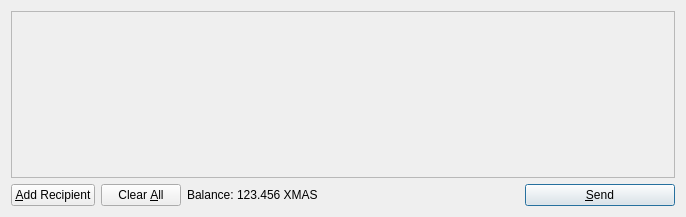
<?xml version="1.0" encoding="UTF-8"?>
<ui version="4.0">
 <class>SendCoinsDialog</class>
 <widget class="QDialog" name="SendCoinsDialog">
  <property name="geometry">
   <rect>
    <x>0</x>
    <y>0</y>
    <width>686</width>
    <height>217</height>
   </rect>
  </property>
  <property name="windowTitle">
   <string>Send Coins</string>
  </property>
  <layout class="QVBoxLayout" name="verticalLayout">
   <item>
    <widget class="QScrollArea" name="scrollArea">
     <property name="widgetResizable">
      <bool>true</bool>
     </property>
     <widget class="QWidget" name="scrollAreaWidgetContents">
      <property name="geometry">
       <rect>
        <x>0</x>
        <y>0</y>
        <width>666</width>
        <height>165</height>
       </rect>
      </property>
      <layout class="QVBoxLayout" name="verticalLayout_2">
       <property name="margin">
        <number>0</number>
       </property>
       <item>
        <layout class="QVBoxLayout" name="entries">
         <property name="spacing">
          <number>6</number>
         </property>
        </layout>
       </item>
       <item>
        <spacer name="verticalSpacer">
         <property name="orientation">
          <enum>Qt::Vertical</enum>
         </property>
         <property name="sizeHint" stdset="0">
          <size>
           <width>20</width>
           <height>40</height>
          </size>
         </property>
        </spacer>
       </item>
      </layout>
     </widget>
    </widget>
   </item>
   <item>
    <layout class="QHBoxLayout" name="horizontalLayout">
     <item>
      <widget class="QPushButton" name="addButton">
       <property name="toolTip">
        <string>Send to multiple recipients at once</string>
       </property>
       <property name="text">
        <string>&amp;Add Recipient</string>
       </property>
       <property name="icon">
        <iconset resource="../bitcoin.qrc">
         <normaloff>:/icons/add</normaloff>:/icons/add</iconset>
       </property>
       <property name="autoDefault">
        <bool>false</bool>
       </property>
      </widget>
     </item>
     <item>
      <widget class="QPushButton" name="clearButton">
       <property name="sizePolicy">
        <sizepolicy hsizetype="Minimum" vsizetype="Fixed">
         <horstretch>0</horstretch>
         <verstretch>0</verstretch>
        </sizepolicy>
       </property>
       <property name="toolTip">
        <string>Remove all transaction fields</string>
       </property>
       <property name="text">
        <string>Clear &amp;All</string>
       </property>
       <property name="icon">
        <iconset resource="../bitcoin.qrc">
         <normaloff>:/icons/remove</normaloff>:/icons/remove</iconset>
       </property>
       <property name="autoRepeatDelay">
        <number>300</number>
       </property>
       <property name="autoDefault">
        <bool>false</bool>
       </property>
      </widget>
     </item>
     <item>
      <layout class="QHBoxLayout" name="horizontalLayout_2">
       <property name="spacing">
        <number>3</number>
       </property>
       <item>
        <widget class="QLabel" name="label">
         <property name="text">
          <string>Balance:</string>
         </property>
        </widget>
       </item>
       <item>
        <widget class="QLabel" name="labelBalance">
         <property name="cursor">
          <cursorShape>IBeamCursor</cursorShape>
         </property>
         <property name="text">
          <string>123.456 XMAS</string>
         </property>
         <property name="textInteractionFlags">
          <set>Qt::LinksAccessibleByMouse|Qt::TextSelectableByKeyboard|Qt::TextSelectableByMouse</set>
         </property>
        </widget>
       </item>
      </layout>
     </item>
     <item>
      <spacer name="horizontalSpacer">
       <property name="orientation">
        <enum>Qt::Horizontal</enum>
       </property>
       <property name="sizeHint" stdset="0">
        <size>
         <width>40</width>
         <height>20</height>
        </size>
       </property>
      </spacer>
     </item>
     <item>
      <widget class="QPushButton" name="sendButton">
       <property name="minimumSize">
        <size>
         <width>150</width>
         <height>0</height>
        </size>
       </property>
       <property name="toolTip">
        <string>Confirm the send action</string>
       </property>
       <property name="text">
        <string>&amp;Send</string>
       </property>
       <property name="icon">
        <iconset resource="../bitcoin.qrc">
         <normaloff>:/icons/send</normaloff>:/icons/send</iconset>
       </property>
       <property name="default">
        <bool>true</bool>
       </property>
      </widget>
     </item>
    </layout>
   </item>
  </layout>
 </widget>
 <resources>
  <include location="../bitcoin.qrc"/>
 </resources>
 <connections/>
</ui>
